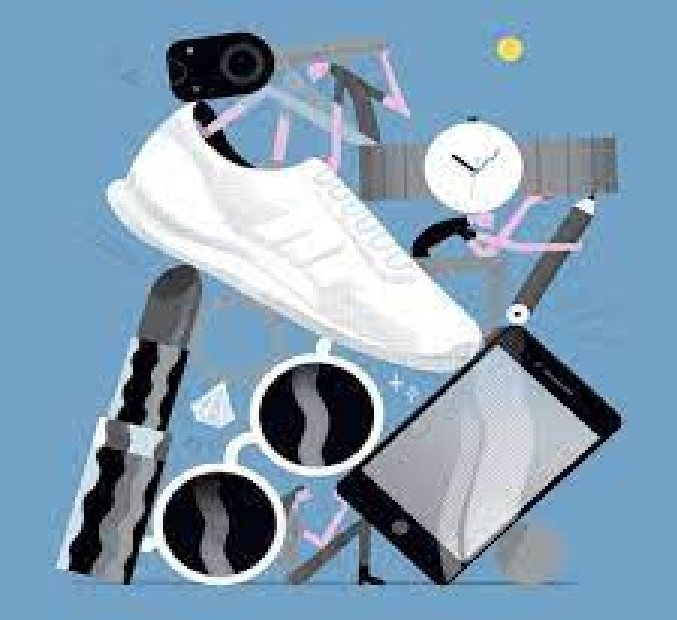
#> input picture Objetos1.jpg, 677 x 620 px
$ python 7E_19110293_Practica11.py
#> lines starting #> are read from the running program, lines starting #| are printed output that depends on the picture
import numpy as np
import cv2
import matplotlib.pyplot as plt

img1 = cv2.imread('Objetos1.jpg',0)
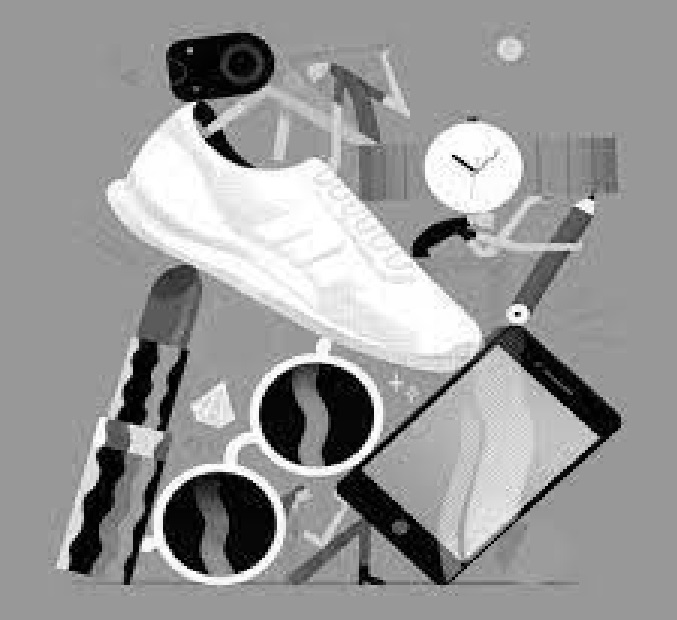
#> img1: shape (620, 677); min 0, max 255, mean 152.3
img2 = cv2.imread('Celular.jpg',0)
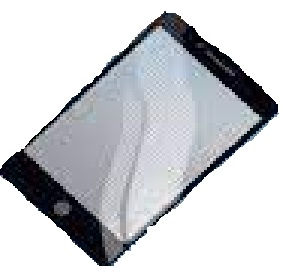
#> input picture Celular.jpg, 285 x 278 px
#> img2: shape (278, 285); min 0, max 255, mean 204.4

ord = cv2.ORB_create()
kp1, des1 = ord.detectAndCompute(img1,None)
#> kp1 = 500 keypoints; strongest (x, y, size): (515, 314, 31), (469, 167, 31), (452, 156, 31), (461, 159, 31)
kp2, des2 = ord.detectAndCompute(img2,None)
#> kp2 = 370 keypoints; strongest (x, y, size): (134, 243, 31), (137, 240, 31), (154, 222, 31), (219, 50, 31)

bf = cv2.BFMatcher(cv2.NORM_HAMMING, crossCheck=True)

matches = bf.match(des1,des2)
#> matches = 73 matches
matches = sorted(matches, key = lambda x:x.distance)

img3 = cv2.drawMatches(img1,kp1,img2,kp2,matches[:50],None, flags=2)
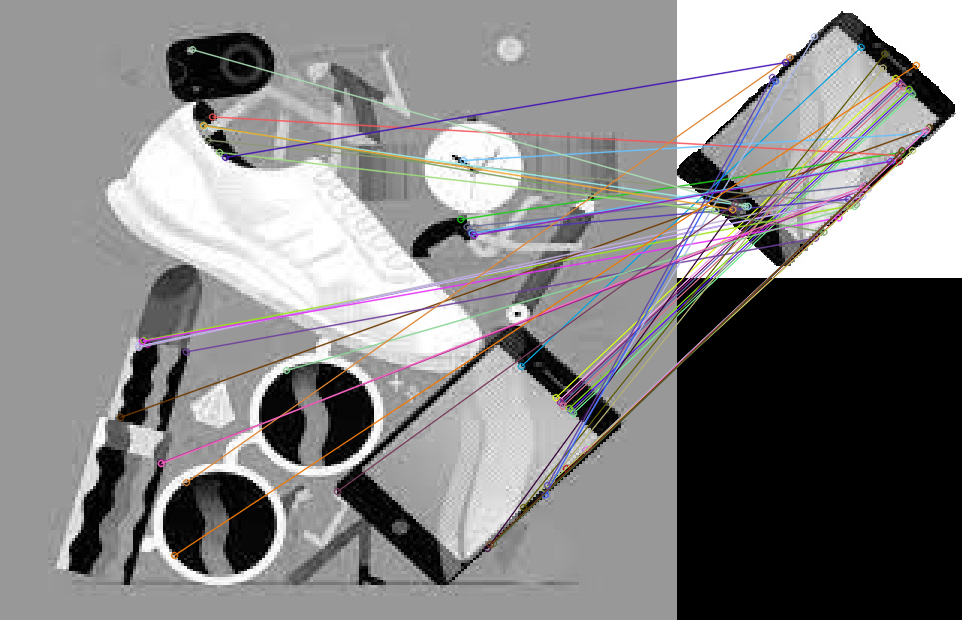
#> img3: shape (620, 962, 3); mean of channels 0, 1, 2 133.4, 133.1, 134.3; drawn as B, G, R

plt.imshow(img3)
plt.show()
